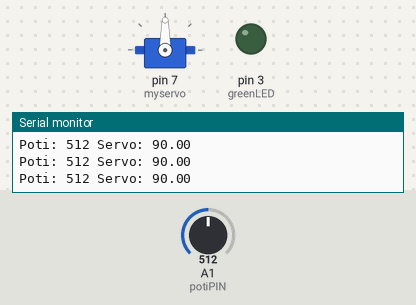
Simulated run of this sketch. Board: Arduino Uno, built with avr-gcc and run on an emulated ATmega328P. Parts: servo, output pins drawn as LEDs (lit = HIGH), the last lines printed to the serial monitor. The inputs (shaded band) are chosen by the test bench; at power-on: A1 (potiPIN) = 512.

Above: at 1.2 s.
1.3 s: A1 (potiPIN) set to 716
At 2.1 s:
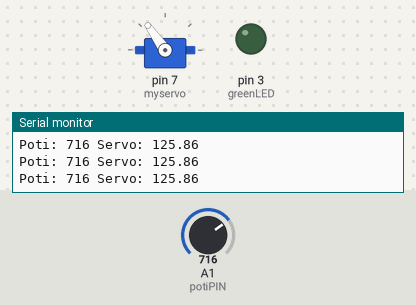
2.8 s: A1 (potiPIN) set to 900
At 3.8 s:
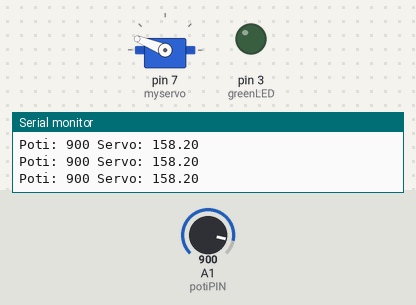
4.3 s: A1 (potiPIN) set to 1023
At 5.4 s:
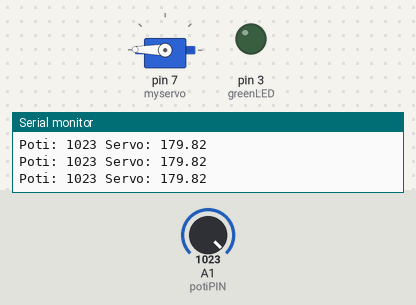
5.8 s: A1 (potiPIN) set to 306
At 7.0 s:
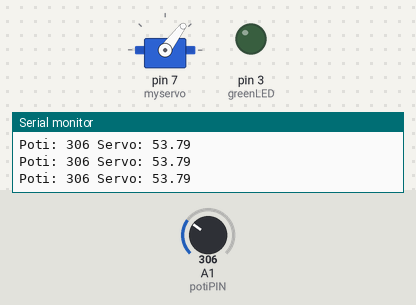
7.3 s: A1 (potiPIN) set to 109
At 8.5 s:
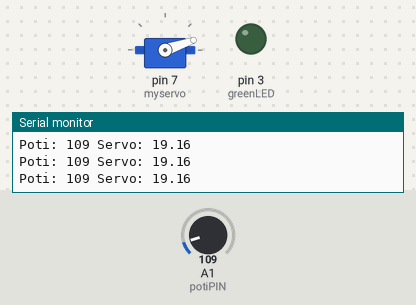
8.8 s: A1 (potiPIN) set to 92
At 10.3 s:
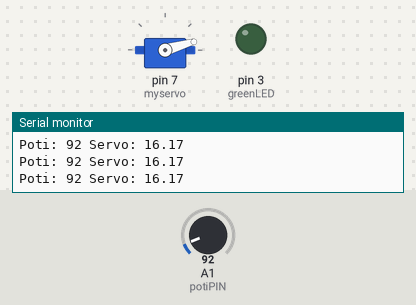
Timing chart, 0 to 11.3 s (numbered marks = the images above; inputs shaded):
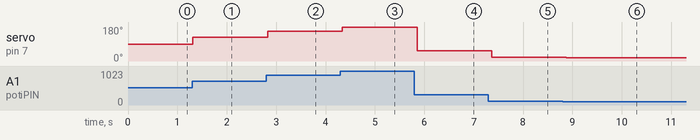

Measured:
- after the input at 1.3 s, servo on pin 7 (myservo): 90° → 125° at once
- after the input at 2.8 s, servo on pin 7 (myservo): 125° → 158° at once
- after the input at 4.3 s, servo on pin 7 (myservo): 158° → 179° at once
- after the input at 5.8 s, servo on pin 7 (myservo): 179° → 53° after 0.05 s
- after the input at 7.3 s, servo on pin 7 (myservo): 53° → 19° after 0.07 s
- after the input at 8.8 s, servo on pin 7 (myservo): 19° → 16° after 0.08 s

The sketch:

potiServo.ino
```cpp
#include <Servo.h>


int readSwitch = 7;
int greenLED = 3;


int redLED = 4;
int potiPIN = A1;

float servoWert;

Servo myservo;

void setup() {
  // put your setup code here, to run once:
  Serial.begin(9600);

  pinMode(greenLED, OUTPUT);

  myservo.attach(7);

  servoWert = 0;

}

void loop() {
  // put your main code here, to run repeatedly:
  int potiWert;

  potiWert = analogRead(potiPIN);

  servoWert = (180.0/1024.0)*potiWert;

  Serial.print("Poti: ");
  Serial.print(potiWert);
  Serial.print(" Servo: ");
  Serial.println(servoWert);

  myservo.write(servoWert);

  delay(100);


}
```
